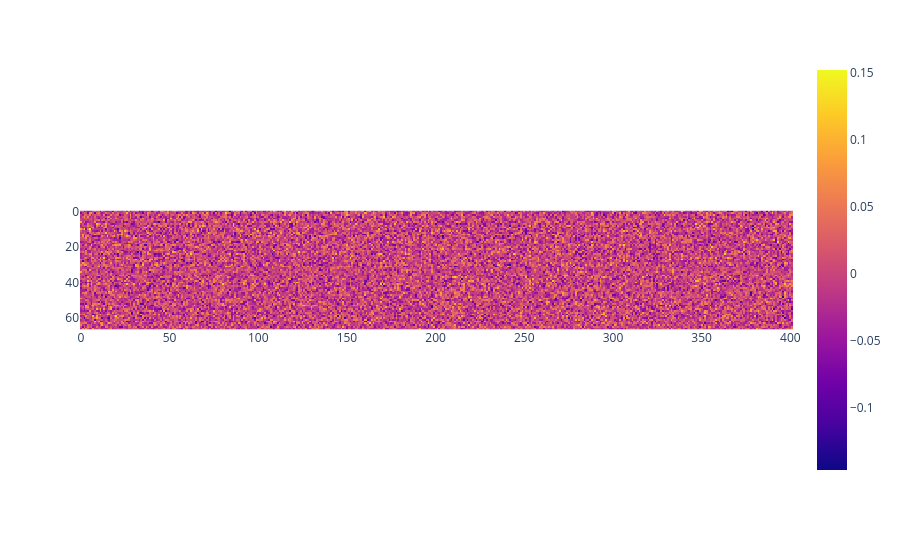

Notebook code cell kept with this figure:
### Code cell
px.imshow(model.blocks[0].sa.heads[3].value.weight.detach().numpy())

### Figure 1 — Plotly figure (JSON) as saved in the notebook; plotly's stock layout.template omitted (floating-point values rounded to 4 significant figures; data arrays with more than 128 entries replaced by an {"elided": "..."} marker saying what was removed)
{"data": [{"coloraxis": "coloraxis", "hovertemplate": "x: %{x}<br>y: %{y}<br>color: %{z}<extra></extra>", "name": "0", "type": "heatmap", "xaxis": "x", "yaxis": "y", "z": {"elided": "67x402 float values"}}], "layout": {"coloraxis": {"colorscale": [[0, "#0d0887"], [0.1111, "#46039f"], [0.2222, "#7201a8"], [0.3333, "#9c179e"], [0.4444, "#bd3786"], [0.5556, "#d8576b"], [0.6667, "#ed7953"], [0.7778, "#fb9f3a"], [0.8889, "#fdca26"], [1, "#f0f921"]]}, "margin": {"t": 60}, "xaxis": {"anchor": "y", "constrain": "domain", "domain": [0, 1], "scaleanchor": "y"}, "yaxis": {"anchor": "x", "autorange": "reversed", "constrain": "domain", "domain": [0, 1]}}}
